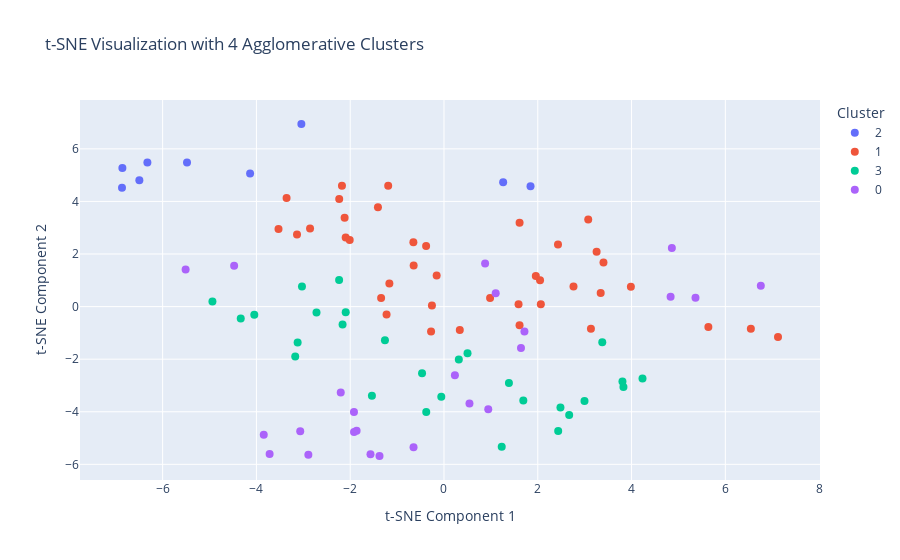

The notebook cell saved with this chart:
### Code cell
# 8b. Cluster with Agglomerative Clustering and Color t-SNE Plot
if 'scaled_features' in locals() and scaled_features.shape[0] > 1:
    # Check if tsne_df was created (i.e., t-SNE ran successfully)
    if 'tsne_df' in locals() and tsne_df is not None and not tsne_df.empty:
        n_clusters = 0
        if scaled_features.shape[0] > 0:
            n_clusters = min(4, scaled_features.shape[0]) 

        if n_clusters >= 2: 
            agg_clustering = AgglomerativeClustering(n_clusters=n_clusters)
            cluster_labels = agg_clustering.fit_predict(scaled_features)

            tsne_df_clustered = tsne_df.copy()
            tsne_df_clustered['Cluster'] = cluster_labels
            tsne_df_clustered['Cluster'] = tsne_df_clustered['Cluster'].astype(str) 

            fig_tsne_clustered = plot_scatter_plotly_2d(
                df=tsne_df_clustered,
                x_col='t-SNE Component 1',
                y_col='t-SNE Component 2',
                color_col='Cluster',
                text_col_data=tsne_df_clustered.index,
                title=f't-SNE Visualization with {n_clusters} Agglomerative Clusters',
                labels_dict={
                    't-SNE Component 1': 't-SNE Component 1',
                    't-SNE Component 2': 't-SNE Component 2',
                    'Cluster': 'Cluster'
                },
                marker_size=8,
                text_position='top right',
                add_zerolines=False
            )
            fig_tsne_clustered.show()
        else:
            print("Skipping Agglomerative Clustering: Not enough samples or clusters to form meaningful groups (need at least 2 clusters and enough samples).")
    elif 'tsne_df' not in locals() or tsne_df is None or tsne_df.empty:
        print("Skipping Agglomerative Clustering visualization: t-SNE results (tsne_df) not available or empty.")
else:
    print("Skipping Agglomerative Clustering: Not enough samples for t-SNE (and thus for clustering).")

### Figure 1 — Plotly figure (JSON) as saved in the notebook; plotly's stock layout.template omitted (floating-point values rounded to 4 significant figures)
{"data": [{"hovertemplate": "%{hovertext}<extra></extra>", "hovertext": ["CCC1=NN2C(O)=C(SC2=N1)C(N1CC(C)OC(C)C1)C1=CC=CC(OC)=C1", "OC1=CC=C(C=C2SC(=O)N(CC3=CC=CC=C3C#N)C2=O)C=C1I", "CC(C)C1=NC=C(C2=CC(C)=NO2)C(=N1)C1CCC(CNC(=O)C2=C(C)N=CS2)CC1", "COC1=C2OC(=CC2=CC=C1)C(=O)C1=C([O-])C(=O)N(C1C1=CC=C(F)C=C1)C1=NOC(C)=C1", "COC1=CC=C(C=C1)N1N=C2CS(=O)(=O)CC2=C1NC(=O)C1=C(C)ON=C1C1=CC=CC=C1Cl", "[O-][N+](=O)C1=CC=C(NN=C(C2=CC=CC=C2)C2=CC=NC=C2)C(=C1)[N+]([O-])=O", "COC(=O)C1=CC=C(C=C1)C1C2C(ON1C1=CC=CC=C1)C(=O)N(C2=O)C1=CC=C(OC)C=C1", "COC1=CC=CC2=C1OC1=CC=CC=C1N=C2N1CCN(C(C)C1)C(=O)C1=C(F)C=CC=C1F", "CC1=CC(C=NNC(=O)C(=O)NC2=CC=C(Cl)C(Cl)=C2)=C(C)N1C1=CC=CC(Cl)=C1"], "legendgroup": "2", "marker": {"color": "#636efa", "size": 8, "symbol": "circle"}, "mode": "markers", "name": "2", "orientation": "v", "showlegend": true, "type": "scatter", "x": [-5.48, 1.846, -6.325, -6.497, -6.859, -4.135, -6.867, -3.042, 1.262], "xaxis": "x", "y": [5.48, 4.58, 5.481, 4.807, 5.271, 5.059, 4.518, 6.945, 4.731], "yaxis": "y"}, {"hovertemplate": "%{hovertext}<extra></extra>", "hovertext": ["CCC1=CC=C(OCC(=O)NC2=CC=C(C)C=C2O)C=C1", "CC(N(C)C(=O)NC1=CN=C2N(C)C(=O)N(C)C(=O)C2=C1)C1=CC=CC=C1", "CC1=C(Cl)C=CC=C1NC=C1C(C)=C(C#N)C(=O)N(CC2CCCO2)C1=O", "CC1=CC(=O)NC(NN=CC2=C(Cl)N=C3C=CC=CN3C2=O)=N1", "CC1=CC(C)=NC(NNS(=O)(=O)C2=CC=C(Cl)C=C2F)=N1", "COC1=CC=C(NC(=O)NCC2CN3CCCCC3CO2)C=C1F", "ClC1=CC=C(C=NNC(=O)C(=O)NCC2=CC=CC=N2)C=C1", "CCC1=NSC(NC2=CC=C(NC(=O)C3CCCO3)C=C2)=N1", "CCCCNC(=O)CC1=C(C)N2N=C(SC)N=C2N=C1C", "CCC(NNC(=O)C1=CC(OC)=C(OC)C(OC)=C1)=C1C=CC(=O)C=C1", "COC(=O)C1=CC=C(OC)C=C1OCC(=O)NC1=CC=C(F)C(F)=C1", "CCCC1=CC(=NO1)C1CCCN1S(=O)(=O)C1=CC=C(OC)C(OC)=C1", "O=C(NN=CC1=CNC2=CC=CC=C12)C1=CC(=NC2=CC=CC=C12)C1CC1", "COC1=CC(C)=CC=C1NCC(=O)NCCC1=CC=CC=C1C", "COC(=O)C1=CC=C(NC(=O)C2CCCC(C)C2)C(O)=C1", "CCOC1=CC=CC=C1C=CC(=O)NCC(C)(O)C1=CC=C(F)C=C1", "COC1=CC=CC(=C1)N1CC(CC1=O)C(=O)NCCNC(=O)C1=CC=CO1", "CN1N=C(C)C(=C1NC1CCOC1C1=CC=C(Cl)C=C1)[N+]([O-])=O", "FC1=CC=CC(F)=C1C=CC(=O)NNC(=O)CN1N=NC(=N1)C1=CC=CC=C1", "O=C(CCC1=NC2=CC=CC=C2C(=O)N1)NC1CCC2=CC=CC=C12", "COC1=CC=C(CCNC(=O)C2CN(C2)C(=O)C2=NOC(C)=C2)C=C1OC", "CC1=CC=CC(NC(=O)NC2=CC=C3N=C(NS(C)(=O)=O)SC3=C2)=C1", "OC(C(=O)NC1=CC=CC(CS(=O)C2=CC=CC=C2)=C1)C1=CC=CC=C1", "FC(F)(F)C1=NN=C(SCC(=O)NC2=CC=CC=C2C#N)N1CC=C", "COC(=O)C1=CC=CC(CCNC(=O)NC2=CC(F)=CC=C2C)=C1", "COC(=O)C1=C(C)NC(C(=O)NCC(N(C)C)C2=C(F)C=CC=C2Cl)=C1C", "COCC1=CC(C)=NC(OCC(=O)NN=CC2=CC=CC(F)=C2)=C1C#N", "CC1=C(N=C(NC(=O)C2CCC(=O)O2)S1)C1=CC=C(C)C=C1", "FC1=CC=CC=C1OCCCNC1=NN=NN1C1=CC=CC=C1", "CCC(CC)OC1=CC=C(C=C1)C1(C)NC(=O)NC1=O", "CN(CC(O)CN1CCOCC1)CC1=NOC(=N1)C(C)(C)C", "ClC1=CC=CN=C1NNC(=O)C1=CC=C(OC2CCC2)C=C1Cl", "CCCC1=CC=C(C=C1)C(=O)NC(CO)CC1=CNC2=CC=CC=C12", "FC(F)(F)C1=CC=C(CCNC(=O)NCC2=CC=C(N=C2)N2C=CN=C2)C=C1", "COCCNS(=O)(=O)C1=CC=CC(=C1)C(=O)N(C)C1CCCC(C)C1", "CNC(=O)C1=CC=CC=C1NC(=O)CN(C)C(=O)C1=CC=CS1", "O=C(NCC1OCCN1S(=O)(=O)C1=CC=CS1)C(=O)NCC1=CC=NC=C1", "ClC1=CC=C(C=C1)C(=O)C[NH+]1CCC(CC1)C1=NN=C(O1)C1=CC=CO1", "O=C(CC1OCCC2=CC=CC=C12)NNC(=O)CC1=CC=NC=C1"], "legendgroup": "1", "marker": {"color": "#EF553B", "size": 8, "symbol": "circle"}, "mode": "markers", "name": "1", "orientation": "v", "showlegend": true, "type": "scatter", "x": [-0.2755, 3.986, 3.401, 5.638, 2.065, 1.958, 1.59, 2.762, -3.135, -1.408, -2.097, -3.357, 3.076, -1.225, 1.611, -1.341, -1.19, 3.342, 6.544, 2.431, -2.176, 1.612, -0.6467, -2.119, -0.2572, -0.6528, -2.235, 3.134, -2.856, 0.3372, -3.529, -0.1563, -1.165, -0.3816, -2.011, 0.9831, 7.123, 3.255, 2.048], "xaxis": "x", "y": [-0.95, 0.7585, 1.679, -0.7733, 0.08961, 1.167, 0.08829, 0.7649, 2.743, 3.779, 2.628, 4.126, 3.315, -0.2973, -0.7052, 0.3259, 4.595, 0.5146, -0.8439, 2.361, 4.595, 3.185, 1.564, 3.38, 0.04226, 2.446, 4.094, -0.8453, 2.97, -0.8944, 2.955, 1.184, 0.8799, 2.307, 2.532, 0.3297, -1.154, 2.09, 0.9996], "yaxis": "y"}, {"hovertemplate": "%{hovertext}<extra></extra>", "hovertext": ["CC1=CN=C(CN2CCN(CC2)C2=NC=CC=C2F)C=N1", "CC(C)C1=NN=C2SCC(=NN12)C1=CC2=CC=CC=C2O1", "COC1=CC(C=CC)=CC=C1OCC(=O)NC1CCC(C1)SC", "FC1=CC=C(F)C(CCCC(=O)N2CCCC(C[NH+]3CCCCCC3)C2)=C1", "CCC1(CNC(=O)C2=C(N=CS2)C2CC2)CCC1", "CCC(N(C)S(=O)(=O)C1=CC=C(C=C1C)C#N)C1=CC=NC=C1", "CC1=CC=C(N2C=C(N=N2)C(=S)N2CCOCC2)C(O)=C1", "CC[NH2+]C(C)C1=CC=NC(OC2=CN=CC(Br)=C2)=C1", "BrC1=CC=C(C=N1)C(=O)NCC1=CC=CC2=CC=CC=C12", "COC1=CC=C(CCC(C)NC(=O)C2=NC=CC=C2C(F)(F)F)C=C1", "CCN1C=C(CC(=O)N2CCS(=O)C(C)(C)C2)C2=CC=CC=C12", "FC1=CC=C(CN2CCN(CC(=O)NCC3=CC=CS3)C2=O)C(Cl)=C1", "CC1=CC=C(C=C1)C1C2C(=O)CC(CC2=NC2=NC=NN12)C1=CC=CO1", "C(CSC1=NC=NC2=CC=CC=C12)SC1=CC=CC=C1", "CCC[NH+]1CCC(CC1)N(C)CC1=C(C)N(C2CC2)C(C)=C1", "CC(O)C1=CC=C(C)C=C1OCC1=NC(=CS1)C(C)(C)C", "CC1=CC=C(C=C1)C(CNC(=O)N1CCC(C)(C)C1)N1CCOCC1", "CN(C1CCN(CC1)C1=CC=[NH+]C2=CC(F)=CC=C12)C(C)=O", "CCN(CC1=CC=CC(NC(=O)C2CC(C)OC(C)C2)=C1)C(C)=O", "CN(CC1=NN=C(C)N1C)C(=O)NCC1=CC=C(F)C(Cl)=C1", "COC1=CC=C(CN2CCN(CC2)S(=O)(=O)C2=CC=CC=C2)C=C1Br", "CC1CSC(SCC2=C(F)C=CC=C2[N+]([O-])=O)=N1", "CC1=CC2=C(N3CCC(CC3)C(=O)N3CCCC3)C(=CN=C2C=C1)C#N", "CC(C)CN1N=C(C)C(CCC(=O)N2CCCCCC2C2=CC=CN2C)=C1C", "COC1=CC(CNC(=O)C2=C(Br)C=CO2)=CC=N1", "CC(N1C(CCNC(=O)C2=CC=CC=C2Cl)=NC2=CC=CC=C12)C(C)=O", "CC([NH2+]CC1=C(C)N(CC2=CC=C(C)C=C2)N=C1C)C1=CC=C(Cl)C=C1", "CC(=O)C1=NC2=CC=CC=C2N1CC1CCCCN1C(=O)OCC1=CC=CC=C1"], "legendgroup": "3", "marker": {"color": "#00cc96", "size": 8, "symbol": "circle"}, "mode": "markers", "name": "3", "orientation": "v", "showlegend": true, "type": "scatter", "x": [2.997, 3.827, -2.096, -3.172, -0.3785, -3.029, 3.376, -0.4678, 1.692, -2.163, 2.484, -2.719, 4.234, 1.231, -1.537, -0.05755, 1.385, 2.67, -1.259, 0.5019, -4.045, 2.435, 3.806, -4.335, 0.316, -2.237, -3.121, -4.938], "xaxis": "x", "y": [-3.588, -3.056, -0.2106, -1.896, -4.009, 0.7665, -1.355, -2.535, -3.572, -0.6834, -3.835, -0.2238, -2.739, -5.334, -3.388, -3.425, -2.909, -4.126, -1.282, -1.774, -0.3143, -4.734, -2.848, -0.4563, -2.007, 1.012, -1.367, 0.1973], "yaxis": "y"}, {"hovertemplate": "%{hovertext}<extra></extra>", "hovertext": ["CNC1=CC=C2N=C(NC2=N1)C1(C)CC[NH2+]CC1", "COC1=CC(=CC=C1O)C(C)NC1CC[NH+](C)CC1", "COC(=O)C1CC([NH3+])CN(C1)C(=O)OCC1=CC=CC=C1", "COCCC(=O)NC(C)CC1=C(Cl)C=CC=C1Cl", "CCC1=CC=C(C[NH+]2CCCC(C2)N2CCCC2=O)O1", "COC1=CC=CC(Cl)=C1CN(C)C(C)CC#N", "CN(CC1=COC=C1)C1(C[NH3+])CC(C)(C)OC1(C)C", "CC1(C[NH+]=C(N)N1CC1CCCO1)C1=CN=CC=N1", "CCC([NH2+]CC1=CNC=C1)C1=CC=CC=C1OC(F)F", "CCC1=NOC(=N1)C1=CC=C(C[NH3+])C=C1", "CCCCOC(=O)C(C)([NH3+])CC", "CC1=CC(F)=CC=C1C(O)C1(C[NH3+])CCOCC1", "CCC[NH+](CCC)CC1=CC=C(O)C(N)=C1", "CCOC1=CC=CC=C1C[NH2+]C(CC)C1=CC=CC=C1", "COC1CCCC1NC(=O)C1=CC=NC=C1C#CCO", "COC(=O)CC(C)(C[NH3+])C1=CC(F)=C(C)C=C1F", "CC1CN(CC1C)C(=O)NCC1CCC(O1)C([O-])=O", "CC1=CC=C(C[NH2+]C(C)(C)CO)C(C)=C1", "CCC(CC)N(C)CC1=C(F)C=CC=C1[N+]([O-])=O", "O=C(CC1CCCCO1)NCCCCC#N", "CC1=CC=C(C=C1)C1=NNC=C1CN1CCC(C1)[NH+]1CCCC1", "[O-]C(=O)C1C[NH+](CC1C1CC1)C1CCN(CC1)C(=O)C1=CC=CC=C1", "CCCCN(C)C(=O)CC1=CC=CC2=CC=CC=C12", "CCC[NH2+]C(CC#CC)C1(CCCCCC1)N(C)C"], "legendgroup": "0", "marker": {"color": "#ab63fa", "size": 8, "symbol": "circle"}, "mode": "markers", "name": "0", "orientation": "v", "showlegend": true, "type": "scatter", "x": [4.833, 5.364, 1.103, -1.864, 0.5434, -1.375, 0.2327, -5.51, -2.202, 0.8767, -3.719, 1.642, 6.757, -1.92, 1.716, -3.066, -4.475, -3.844, -1.568, -2.893, 0.944, 4.86, -0.6494, -1.918], "xaxis": "x", "y": [0.3722, 0.3342, 0.5089, -4.721, -3.682, -5.683, -2.614, 1.407, -3.268, 1.639, -5.602, -1.571, 0.7961, -4.011, -0.9473, -4.744, 1.553, -4.879, -5.618, -5.633, -3.907, 2.233, -5.354, -4.774], "yaxis": "y"}], "layout": {"legend": {"title": {"text": "Cluster"}, "tracegroupgap": 0}, "title": {"text": "t-SNE Visualization with 4 Agglomerative Clusters"}, "xaxis": {"anchor": "y", "domain": [0, 1], "title": {"text": "t-SNE Component 1"}, "zeroline": false}, "yaxis": {"anchor": "x", "domain": [0, 1], "title": {"text": "t-SNE Component 2"}, "zeroline": false}}}
